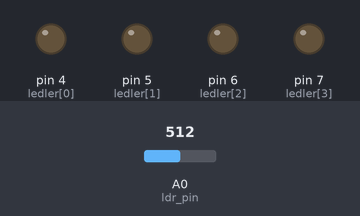
The sketch below on a simulated Arduino Uno, built with avr-gcc and run on an emulated ATmega328P. Parts: output pins drawn as LEDs (lit = HIGH). The inputs (shaded band) are chosen by the test bench; at power-on: A0 (ldr_pin) = 512.

Above: at 1.2 s.
1.3 s: A0 (ldr_pin) set to 716
At 1.6 s:
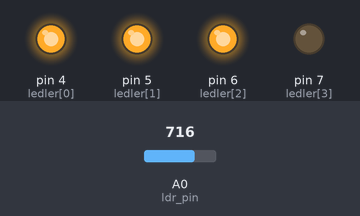
2.8 s: A0 (ldr_pin) set to 756
4.3 s: A0 (ldr_pin) set to 787
At 5.2 s:
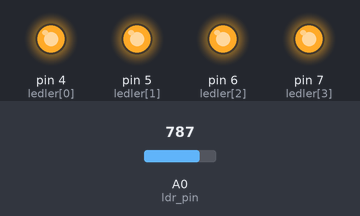
5.8 s: A0 (ldr_pin) set to 511
At 6.4 s:
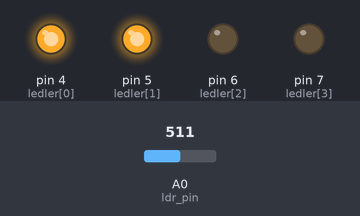
7.3 s: A0 (ldr_pin) set to 274
8.8 s: A0 (ldr_pin) set to 237
At 10.0 s:
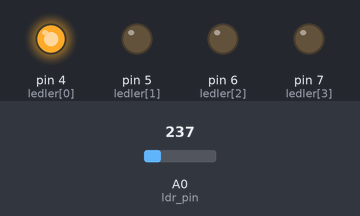
Timing chart, 0 to 11.3 s (numbered marks = the images above; inputs shaded):
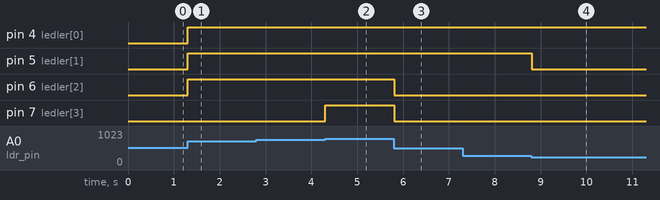

Measured:
- the behaviour switches between 768 and 769 on A0 (ldr_pin) (found by bisection; images 1 and 2)
- the behaviour switches between 256 and 255 on A0 (ldr_pin) (found by bisection; images 3 and 4)
- after the input at 1.3 s, pin 4 (ledler[0]), pin 5 (ledler[1]), pin 6 (ledler[2]): LOW → HIGH at once
- after the input at 2.8 s, every drawn part: stays the same
- after the input at 4.3 s, pin 7 (ledler[3]): LOW → HIGH at once
- after the input at 5.8 s, pin 6 (ledler[2]), pin 7 (ledler[3]): HIGH → LOW at once
- after the input at 7.3 s, every drawn part: stays the same
- after the input at 8.8 s, pin 5 (ledler[1]): HIGH → LOW at once

The sketch:

LDRLedDerece.ino
```cpp
int ledler[] = {
  4,
  5,
  6,
  7
};
int led_sayisi = 4;
int ldr_pin = A0;
int deger = 0;
void setup() {
  for (int i = 0; i < led_sayisi; i++) {
    pinMode(ledler[i], OUTPUT);
  }
}
void loop() {
  deger = analogRead(ldr_pin);
  if (deger > 0 && deger <= 255) {
    digitalWrite(ledler[0], HIGH);
    digitalWrite(ledler[1], LOW);
    digitalWrite(ledler[2], LOW);
    digitalWrite(ledler[3], LOW);
  }
  if (deger > 256 && deger <= 511) {
    digitalWrite(ledler[0], HIGH);
    digitalWrite(ledler[1], HIGH);
    digitalWrite(ledler[2], LOW);
    digitalWrite(ledler[3], LOW);
  }
  if (deger > 512 && deger <= 767) {
    digitalWrite(ledler[0], HIGH);
    digitalWrite(ledler[1], HIGH);
    digitalWrite(ledler[2], HIGH);
    digitalWrite(ledler[3], LOW);
  }
  if (deger > 768 && deger <= 1023) {
    digitalWrite(ledler[0], HIGH);
    digitalWrite(ledler[1], HIGH);
    digitalWrite(ledler[2], HIGH);
    digitalWrite(ledler[3], HIGH);
  }
  delay(100);
}
```
